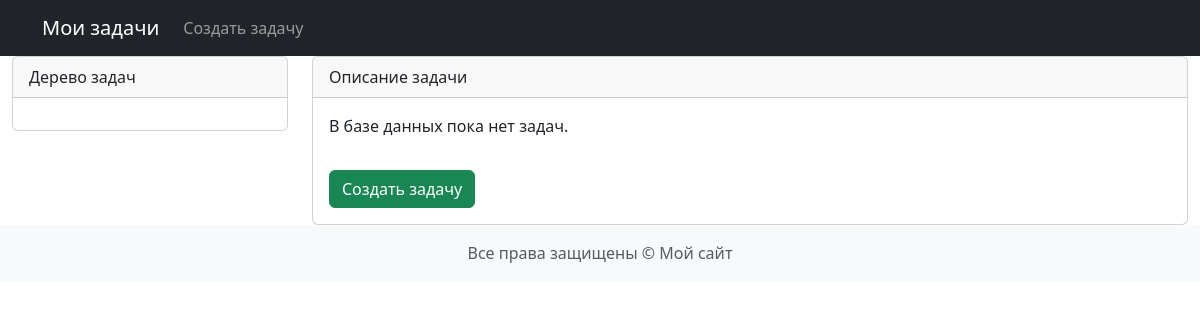
The page /tasks/ on the database as committed earlier.
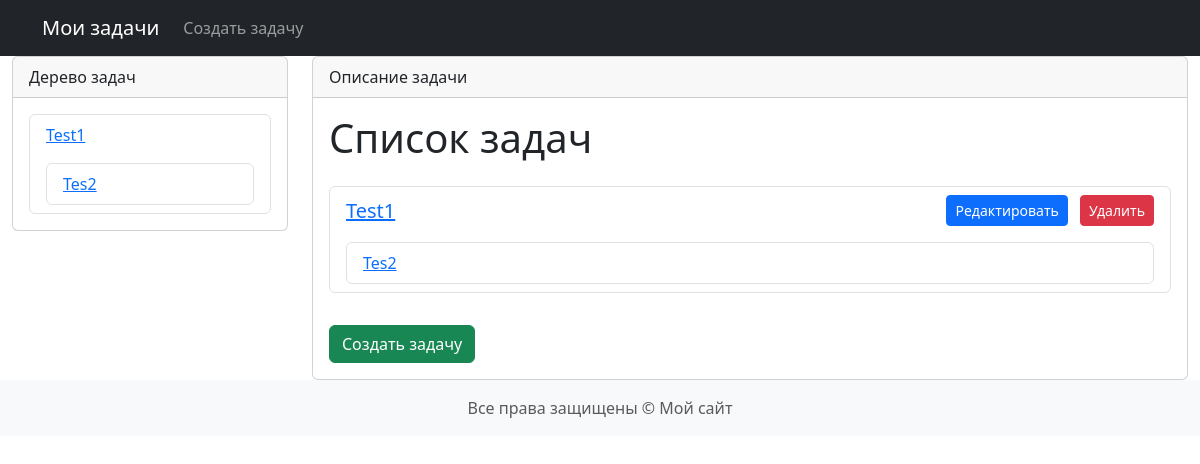
The same page on the database as committed later.
### tasks/models.py (models this page shows, shortened)
class Task(models.Model):
    class TaskStatus(models.TextChoices):
        ASSIGNED = "ASSIGNED", _("Назначана")
        IN_PROGRESS = "IN_PROGRESS", _("Выполняется")
        PAUSED = "PAUSED", _("Приостановлена")
        COMPLETED = "COMPLETED", _("Завершена")
    name = models.CharField("Название", max_length=50, unique=True)
    description = models.TextField("Описание")
    assignees = models.TextField("Исполнители")
    created_at = models.DateTimeField(
        auto_now_add=True, verbose_name="Создано"
    )
    status = models.CharField(
        max_length=20,
        choices=TaskStatus.choices,
        default=TaskStatus.ASSIGNED,
        verbose_name="Статус",
        db_index=True,
    )
    planned_effort = models.IntegerField(
        default=0, verbose_name="Плановая трудоемкость"
    )
    time_fact = models.IntegerField(
        default=0, verbose_name="Фактическое выполнение"
    )
    completed_at = models.DateTimeField(
        null=True, blank=True, verbose_name="Дата заверщения"
    )
    parent_task = models.ForeignKey(
        "self",
        null=True,
        blank=True,
        related_name="subtasks",
        on_delete=models.CASCADE,
    )
    class Meta:
        verbose_name = "Task"
        verbose_name_plural = "Tasks"

### tasks/views.py (the view)
# urls.py: path("", TaskListView.as_view(), name="task_list"),
class TaskListView(generic.ListView):
    model = Task
    template_name = "tasks/task_list.html"
    context_object_name = "tasks"
    def get_queryset(self):
        return Task.objects.filter(parent_task__isnull=True)

### templates/tasks/task_list.html (shortened to what this page needs)
{% extends 'base.html' %}
{% load static %}
{% block content %}
  {% if tasks %}
    <h1 class="mb-4">Список задач</h1>
    <ul class="list-group">
      {% for task in tasks %}
        <li class="list-group-item mb-3">
          <div class="d-flex justify-content-between align-items-center">
            <h5 class="mb-0">
              <a href="{% url 'tasks:task_detail' task.id %}">{{ task.name }}</a>
            </h5>
            <div>
              <a href="{% url 'tasks:task_edit' task.id %}" class="btn btn-sm btn-primary me-2">Редактировать</a>
              <a href="{% url 'tasks:task_delete' task.id %}" class="btn btn-sm btn-danger">Удалить</a>
            </div>
          </div>
          {% if task.subtasks.exists %}
            <ul class="list-group mt-3">
              {% for subtask in task.subtasks.all %}
                <li class="list-group-item">
                  <a href="{% url 'tasks:task_detail' subtask.id %}">{{ subtask.name }}</a>
                </li>
              {% endfor %}
            </ul>
          {% endif %}
        </li>
      {% endfor %}
    </ul>
  {% else %}
    <p>В базе данных пока нет задач.</p>
  {% endif %}
  <a href="{% url 'tasks:task_create' %}" class="btn btn-success mt-3">Создать задачу</a>
{% endblock %}

### templates/base.html (shortened to what this page needs)
{% load static %}
{% load django_bootstrap5 %}
<!DOCTYPE html>
<html lang="ru">
<head>
  {% bootstrap_css %}
</head>
<body>
  {% include "includes/header.html" %}
  <main>
    <div class="container-fluid">
      <div class="row">
        <div class="col-3">
          <div class="card">
            <div class="card-header">
              Дерево задач
            </div>
            <div class="card-body">
              <ul class="list-group">
                {% for task in tasks %}
                  {% if task.parent_task is None %}
                    <li class="list-group-item">
                      <a href="{% url 'tasks:task_detail' task.id %}">{{ task.name }}</a>
                      {% if task.subtasks.exists %}
                        <ul class="list-group mt-3">
                          {% for subtask in task.subtasks.all %}
                            <li class="list-group-item">
                              <a href="{% url 'tasks:task_detail' subtask.id %}">{{ subtask.name }}</a>
                            </li>
                          {% endfor %}
                        </ul>
                      {% endif %}
                    </li>
                  {% endif %}
                {% endfor %}
              </ul>
            </div>
          </div>
        </div>
        <div class="col-9">
          <div class="card">
            <div class="card-header">
              Описание задачи
            </div>
            <div class="card-body">
              {% block content %}
              {% endblock %}
            </div>
          </div>
        </div>
      </div>
    </div>
  </main>
  {% include "includes/footer.html" %}
</body>
</html>

### templates/includes/header.html (shortened to what this page needs)
<nav class="navbar navbar-expand-lg navbar-dark bg-dark">
  <div class="container">
    <a class="navbar-brand" href="{% url 'tasks:task_list' %}">Мои задачи</a>
    <div class="collapse navbar-collapse" id="navbarNav">
      <ul class="navbar-nav me-auto">
        <li class="nav-item">
          <a class="nav-link" href="{% url 'tasks:task_create' %}">Создать задачу</a>
        </li>
      </ul>
    </div>
  </div>
</nav>

### templates/includes/footer.html
<footer class="footer mt-auto py-3 bg-light">
  <div class="container text-center">
    <span class="text-muted">Все права защищены &copy; {{ year }} Мой сайт</span>
  </div>
</footer>

Rows that differ between the two databases and show on the page:
added Task: name "Test1"
added Task: name "Tes2"
Other text that changed with them:
text no longer shown: "В базе данных пока нет задач."
text now shown: "Список задач"
